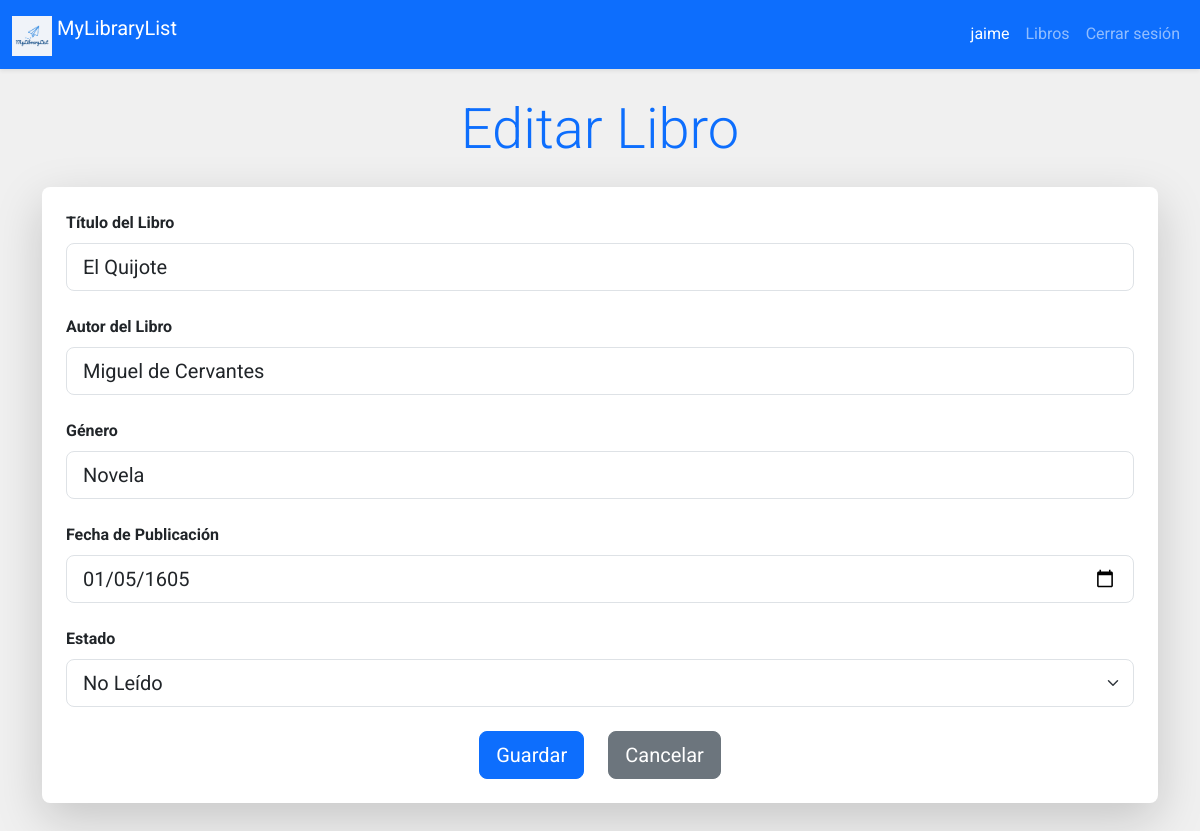
Screenshot of /library/update/6 (signed in) with the database file from the repository.
### app/models.py (models this page shows, shortened)
class User(db.Model):
    id = db.Column(db.Integer, primary_key=True)
    username = db.Column(db.String(20), unique=True, nullable=False)
    password = db.Column(db.Text, nullable=False)

class Libro(db.Model):
    id = db.Column(db.Integer, primary_key=True)
    created_by = db.Column(db.Integer, db.ForeignKey('user.id'), nullable=False)
    title = db.Column(db.String(100), nullable=False)
    author = db.Column(db.String(100), nullable=False)
    genre = db.Column(db.String(50), nullable=False)
    published_date = db.Column(db.Date, nullable=False)
    state = db.Column(db.Boolean, default = False)

### app/library.py (the view, shortened to what this page needs)
@bp.route('/update/<int:id>', methods=('GET', 'POST'))
@login_required
def update(id):
    libro = get_libro(id)
    return render_template('library/update.html', libro = libro)

### app/auth.py (called while the page is built)
@bp.before_app_request
def load_logged_in_user():
    user_id = session.get('user_id')
    if user_id is None:
        g.user = None
    else:
        g.user = User.query.get_or_404(user_id)

def login_required(view):
    @functools.wraps(view)
    def wrapped_view(**kwargs):
        if g.user is None:
            return redirect(url_for('auth.login'))
        return view(**kwargs)
    return wrapped_view

### app/library.py (called while the page is built)
def get_libro(id):
    libro = Libro.query.get_or_404(id)
    return libro

### app/templates/library/update.html (shortened to what this page needs)
{% extends 'base.html' %}
{% block content %}
<section class="container my-5">
  <h3 class="text-center display-4 text-primary mb-4">{% block title %} Editar Libro {% endblock title %}</h3>
  <div class="card shadow-lg border-0 rounded-3">
    <div class="card-body">
      <form action="{{ url_for('library.update', id=libro.id) }}" method="post">
        <div class="mb-4">
          <label for="title" class="form-label"><strong>Título del Libro</strong></label>
          <input type="text" class="form-control form-control-lg" id="title" name="title" placeholder="Introduce el título del libro" required value="{{ libro.title }}">
        </div>
        <div class="mb-4">
          <label for="author" class="form-label"><strong>Autor del Libro</strong></label>
          <input type="text" class="form-control form-control-lg" id="author" name="author" placeholder="Introduce el nombre del autor" required value="{{ libro.author }}">
        </div>
        <div class="mb-4">
          <label for="genre" class="form-label"><strong>Género</strong></label>
          <input type="text" class="form-control form-control-lg" id="genre" name="genre" placeholder="Introduce el género del libro" required value="{{ libro.genre }}">
        </div>
        <div class="mb-4">
          <label for="published_date" class="form-label"><strong>Fecha de Publicación</strong></label>
          <input type="date" class="form-control form-control-lg" id="published_date" name="published_date" required value="{{ libro.published_date }}">
        </div>
        <div class="mb-4">
          <label for="state" class="form-label"><strong>Estado</strong></label>
          <select class="form-select form-select-lg" id="state" name="state">
            <option value="false" {% if not libro.state %}selected{% endif %}>No Leído</option>
          </select>
        </div>
        <div class="d-flex justify-content-center gap-4">
          <button type="submit" class="btn btn-primary btn-lg" id="uEditar">
             Guardar
          </button>
          <a href="{{ url_for('library.index') }}" class="btn btn-secondary btn-lg">
             Cancelar
          </a>
        </div>
      </form>
    </div>
  </div>
</section>
{% endblock content %}

### app/templates/base.html (shortened to what this page needs)
<!DOCTYPE html>
<html lang="es">
  <head>
    <link
      href="https://cdn.jsdelivr.net/npm/bootstrap@5.3.3/dist/css/bootstrap.min.css"
      rel="stylesheet"
    />
    <link href="{{ url_for('static', filename='css/style.css') }}" rel="stylesheet">
    <link rel="stylesheet" href="https://cdnjs.cloudflare.com/ajax/libs/animate.css/4.1.1/animate.min.css"/>
  </head>
  <body data-bs-spy="scroll" data-bs-target="#navbarNav" data-bs-offset="50">
    <nav class="navbar navbar-expand-lg navbar-dark bg-primary shadow-sm fixed-top">
      <div class="container-fluid">
        <a class="navbar-brand" href="{{ url_for('index') }}">
          <img src="{{ url_for('static', filename='img/logo.png') }}" alt="Logo" width="40" class="d-inline-block align-text-top">
          MyLibraryList
        </a>
        <div class="collapse navbar-collapse" id="navbarNav">
          <ul class="navbar-nav ms-auto">
            {% if g.user %}
              <li class="nav-item">
                <span class="nav-link active">{{ g.user.username }}</span>
              </li>
              <li class="nav-item">
                <a class="nav-link" href="{{ url_for('library.index') }}">Libros</a>
              </li>
              <li class="nav-item">
                <a class="nav-link" href="{{ url_for('auth.logout') }}">Cerrar sesión</a>
              </li>
            {% endif %}
          </ul>
        </div>
      </div>
    </nav>
     <br>
     <br>
    {% block content %} {% endblock %}
  </body>
</html>

### app/static/css/style.css (style rules this page uses)
body { background-color: #f0f0f0; font-family: 'Roboto', sans-serif; }
.card { border-radius: 10px; box-shadow: 0 4px 12px rgba(0, 0, 0, 0.1); }
.card-body { padding: 1.5rem; }
.btn-primary { transition: transform 0.3s ease; }
.card { transition: transform 0.3s ease, box-shadow 0.3s ease; }

### rows the page displays
User: user.username "jaime"
Libro: title "El Quijote", author "Miguel de Cervantes", genre "Novela", published_date "01/05/1605", state "No Leído"
